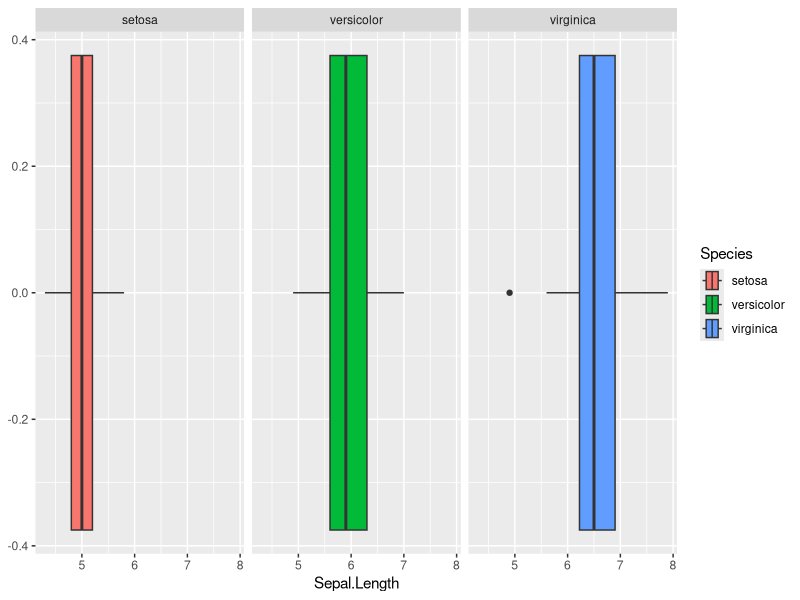
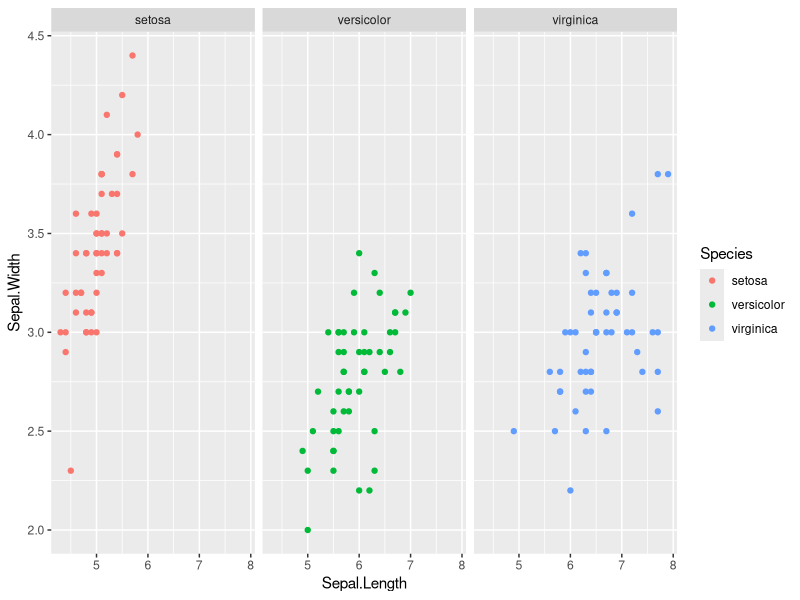
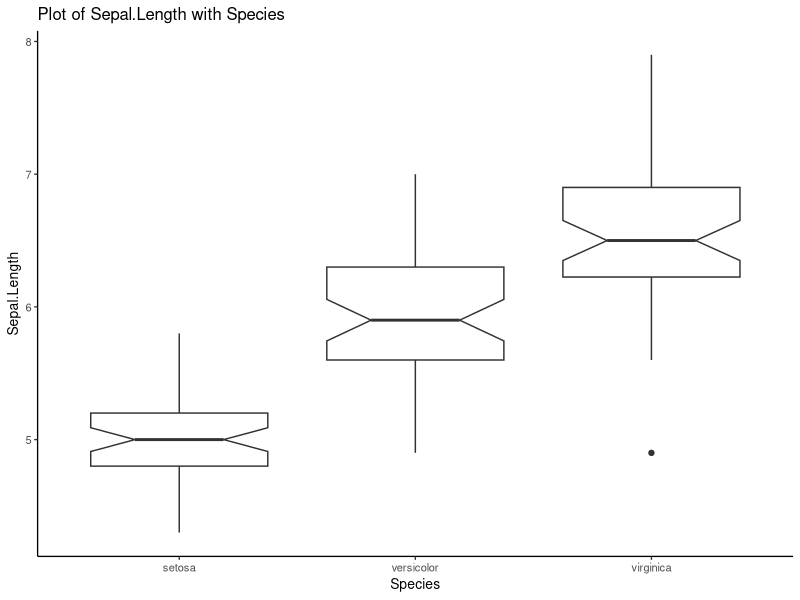
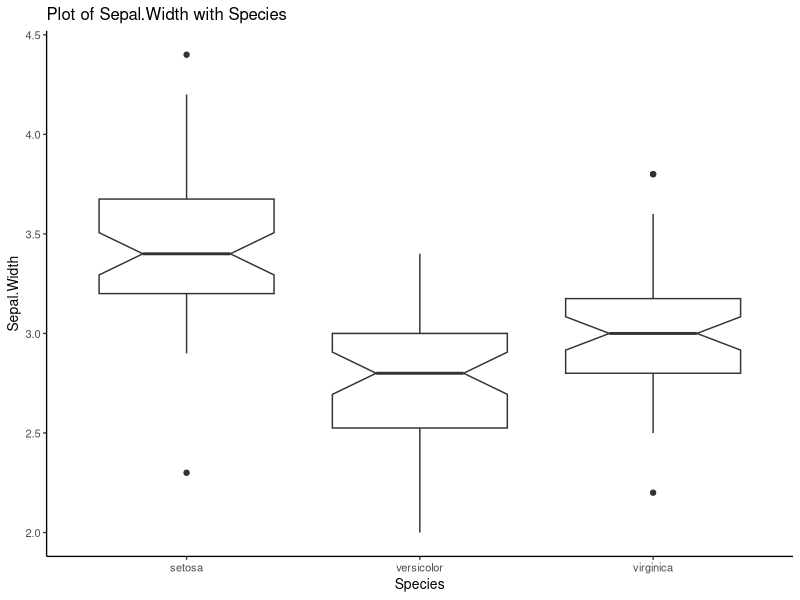
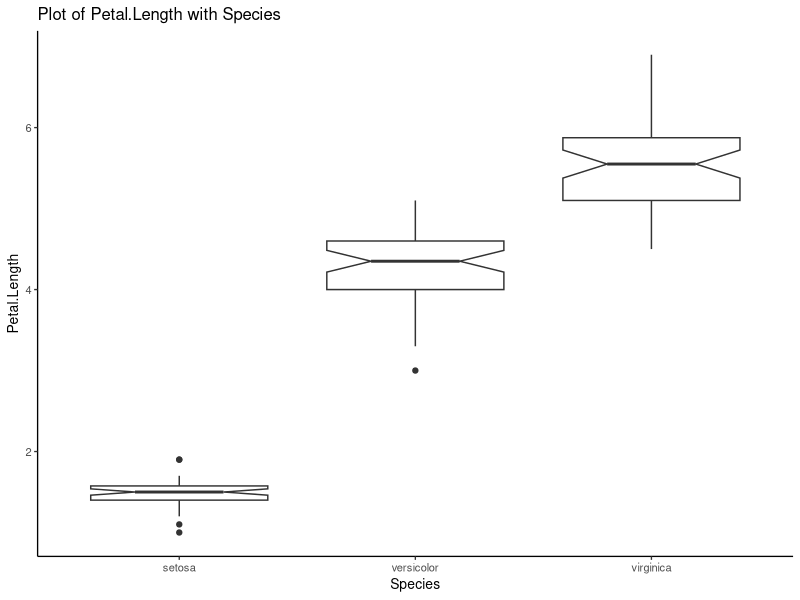
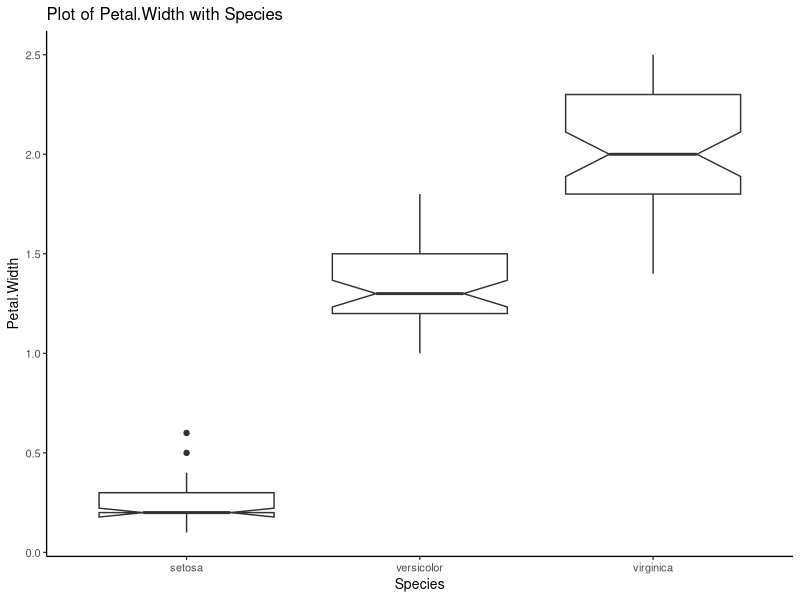

These figures' R source, in order:
##########################################
# 
# Looping through variable names and
# plotting boxplots
#
# Series:
# Little Useless-useful R functions #22
# Created: May 22, 2021
# Author: Tomaž Kaštrun
# Blog: tomaztsql.wordpress.com
# V.1.0

# Changelog: 
###########################################

library(ggplot2)


#get column names from sample dataset Iris
variableR <- names(iris)[1:4]
x <- names(iris)[5]

# Helper function
Iris_plot <- function(df=iris, x, y) {
  ggplot(df, aes(x = !! sym(x), y = !! sym(y) )) + 
    geom_boxplot(notch = TRUE) +
    ggtitle(paste0("Plot of ", y, " with ", x )) +
    theme_classic(base_size = 10)
}


# Main loop through the columns and dataset
for(varR in variableR){
  name <- paste0(varR, "_x_", x)
  png(paste0(name, ".png"))
  print(Iris_plot(df=iris, x=x, y=varR))
  dev.off()
}


# Comparison with facets
#wrap
ggplot(iris, aes(Sepal.Length, fill = Species)) +
 geom_boxplot() +
    facet_wrap( ~ Species)

#grid
ggplot(iris, aes(x = Sepal.Length, y = Sepal.Width, color = Species)) + 
  geom_point() + 
  facet_grid(. ~ Species)
